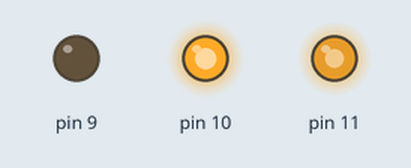
A sketch run on a simulated Arduino Uno, built with avr-gcc and run on an emulated ATmega328P. On the bench: output pins drawn as LEDs (lit = HIGH).

Above: at 0.1 s.
At 1.7 s:
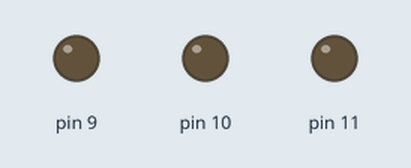
Timing chart, 0 to 3.2 s (numbered marks = the images above):
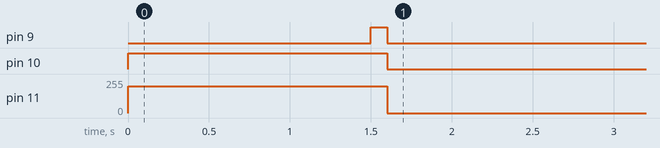

The sketch:

L298N_Prueba.ino
```cpp
void setup(){
  pinMode(9, OUTPUT);
  pinMode(10, OUTPUT);
  pinMode(11, OUTPUT);
  digitalWrite(9, LOW);
  digitalWrite(10, HIGH);
  analogWrite(11, 200);
  delay(1500);
  digitalWrite(9, HIGH);
  digitalWrite(10, HIGH);
  delay(100);
  digitalWrite(9, LOW);
  digitalWrite(10, LOW);
  analogWrite(11, 0);
}

void loop(){}
```
